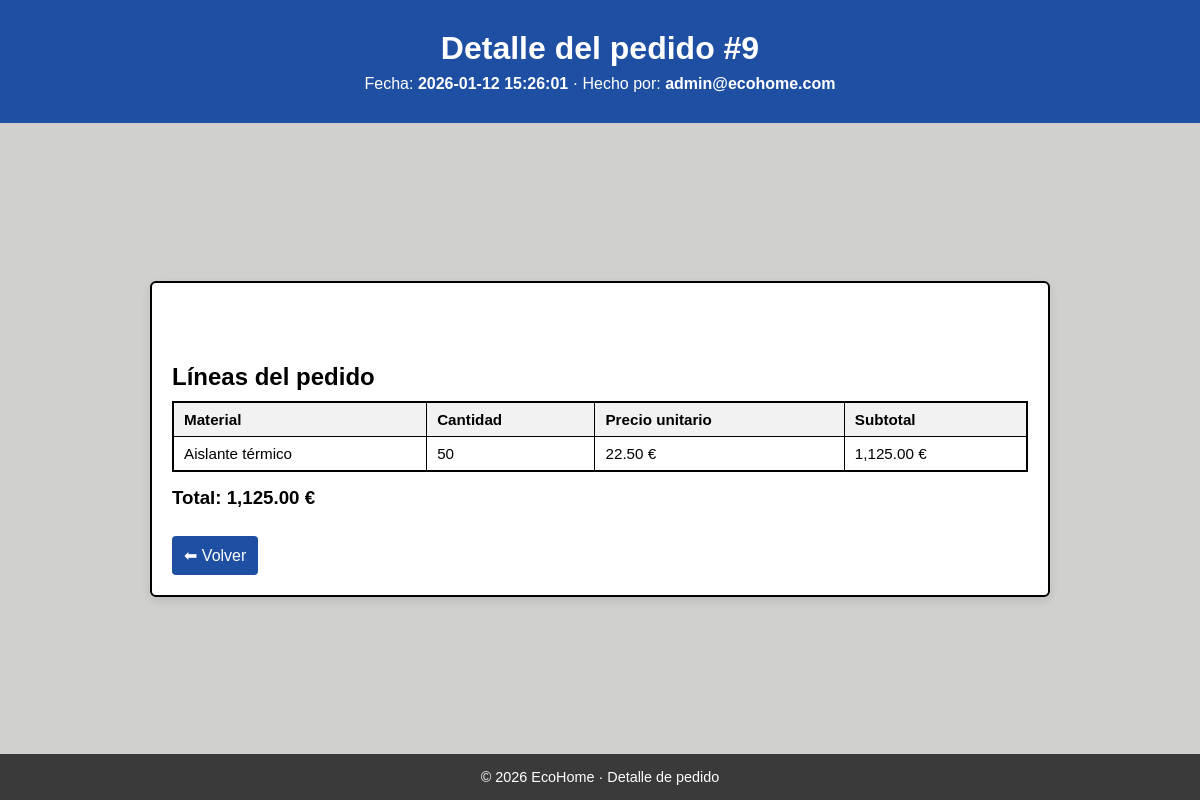
Page /pedido_ver.php?id=9 (signed in) on the committed database.
### tables this page shows
CREATE TABLE pedidos (
  id INTEGER PRIMARY KEY AUTOINCREMENT,
  trabajador_id INTEGER NOT NULL,
  creado_en TEXT NOT NULL DEFAULT (datetime('now')),
  total REAL NOT NULL DEFAULT 0 CHECK (total >= 0),
  FOREIGN KEY (trabajador_id) REFERENCES trabajadores(id)
);

CREATE TABLE trabajadores (
    id              INTEGER PRIMARY KEY AUTOINCREMENT,
    nombre          TEXT NOT NULL,
    apellido1       TEXT NOT NULL,
    apellido2       TEXT,
    telefono        TEXT,
    correo          TEXT NOT NULL UNIQUE,
    password_hash   TEXT NOT NULL,
    rol             TEXT NOT NULL
                    CHECK (rol IN ('admin', 'RRHH', 'Directivos', 'Logistica', 'Gestion')),
    creado_en       TEXT NOT NULL DEFAULT (datetime('now')),
    activo          INTEGER NOT NULL DEFAULT 1
                    CHECK (activo IN (0, 1))
);

### pedido_ver.php (the view, shortened to what this page needs)
<?php
$id = (int)($_GET['id'] ?? 0);
$back = $_GET['back'] ?? 'pedidos';
$backUrl = match ($back) {
    'facturas'                    => 'facturas.php',
    'facturas_pagos'              => 'facturas_pagos.php',
    'facturas_crear'              => 'facturas_crear.php',
    'facturas_pagadas'            => 'facturas_pagadas.php',
    'informes'                    => 'informes.php',
    'informes_facturas'           => 'informes_facturas.php',
    'informes_facturas_empresa'   => 'informes_facturas_empresa.php',
    default                       => 'pedidos.php',
};
$backUrlFinal = $backUrl;
$pdo = getPDO();
$pedido = $pdo->prepare("
    SELECT p.id, p.creado_en, p.total, t.correo, t.rol
    FROM pedidos p
    JOIN trabajadores t ON t.id = p.trabajador_id
    WHERE p.id = :id
");
$pedido->execute([':id' => $id]);
$p = $pedido->fetch();
$items = $pdo->prepare("
    SELECT i.cantidad, i.precio_unitario, i.subtotal, m.nombre
    FROM pedido_items i
    JOIN materiales m ON m.id = i.material_id
    WHERE i.pedido_id = :pid
    ORDER BY m.nombre
");
$items->execute([':pid' => $id]);
$lineas = $items->fetchAll();
?>
<!DOCTYPE html>
<html lang="es">
<head>
    <link rel="stylesheet" href="style.css">
</head>
<body>
<header class="header">
    <h1>Detalle del pedido #<?= (int)$p['id'] ?></h1>
    <p>Fecha: <strong><?= htmlspecialchars($p['creado_en']) ?></strong> · Hecho por: <strong><?= htmlspecialchars($p['correo']) ?></strong></p>
</header>
<main class="main">
    <section class="dashboard-box" style="max-width: 900px; text-align:left;">
        <h2>Líneas del pedido</h2>
        <div style="overflow:auto;">
            <table class="tabla">
                <thead>
                    <tr>
                        <th>Material</th>
                        <th>Cantidad</th>
                        <th>Precio unitario</th>
                        <th>Subtotal</th>
                    </tr>
                </thead>
                <tbody>
                <?php foreach ($lineas as $l): ?>
                    <tr>
                        <td><?= htmlspecialchars($l['nombre']) ?></td>
                        <td><?= (int)$l['cantidad'] ?></td>
                        <td><?= number_format((float)$l['precio_unitario'], 2) ?> €</td>
                        <td><?= number_format((float)$l['subtotal'], 2) ?> €</td>
                    </tr>
                <?php endforeach; ?>
                </tbody>
            </table>
        </div>
        <h3 style="margin-top:15px;">Total: <?= number_format((float)$p['total'], 2) ?> €</h3>
        <div style="margin-top:15px;">
            <a class="link-btn" href="<?= htmlspecialchars($backUrlFinal) ?>">⬅ Volver</a>
        </div>
    </section>
</main>
<footer class="footer">
    <p>© 2026 EcoHome · Detalle de pedido</p>
</footer>
</body>
</html>

### style.css (style rules this page uses)
* { margin: 0; padding: 0; box-sizing: border-box; font-family: Arial, Helvetica, sans-serif; }
:root { --azul: #1e4fa3; --naranja: #f28c28; --gris: #3a3a3a; --gris-claro: #f2f2f2; }
body { background-color: var(--gris-claro); min-height: 100vh; display: flex; flex-direction: column; }
.header { background-color: var(--azul); color: white; text-align: center; padding: 30px 20px; }
.header h1 { font-size: 2rem; }
.header p { margin-top: 8px; font-size: 1rem; }
.main { flex: 1; display: flex; justify-content: center; align-items: center; }
.footer { background-color: var(--gris); color: white; text-align: center; padding: 15px; font-size: 0.9rem; }
.link-btn { display: inline-block; margin-top: 12px; text-decoration: none; text-align: center; background-color: var(--azul); color: white; padding: 10px 12px; border-radius: 4px; }
.dashboard-box { background: white; padding: 30px; border-radius: 8px; width: 100%; max-width: 600px; text-align: center; box-shadow: 0 4px 10px rgba(0, 0, 0, 0.1); }
.tabla { width: 100%; border-collapse: collapse; margin-top: 10px; font-size: 0.95rem; }
.tabla th, .tabla td { border: 1px solid #ddd; padding: 10px; }
.tabla th { background: #f7f7f7; text-align: left; }
.tabla { width: 100%; border-collapse: collapse; border: 2px solid #000; background-color: #fff; }
.tabla th, .tabla td { border: 1px solid #000; padding: 8px 10px; text-align: left; vertical-align: middle; }
.tabla th { background-color: #f2f2f2; font-weight: 600; }
h2 { margin-top: 60px; }
body { background-color: #d0d0ce; }
.dashboard-box { background-color: #ffffff; padding: 20px; border-radius: 6px; border: 2px solid #000; }
.main { margin-top: 30px; margin-bottom: 30px; }

### rows in the picture
pedidos: id "9", creado_en "2026-01-12 15:26:01", trabajador.correo "admin@ecohome.com", total "1,125.00"

### other values in the picture
$l['nombre'] "Aislante térmico"
$l['cantidad'] "50"
$l['precio_unitario'] "22.50"
$l['subtotal'] "1,125.00"
